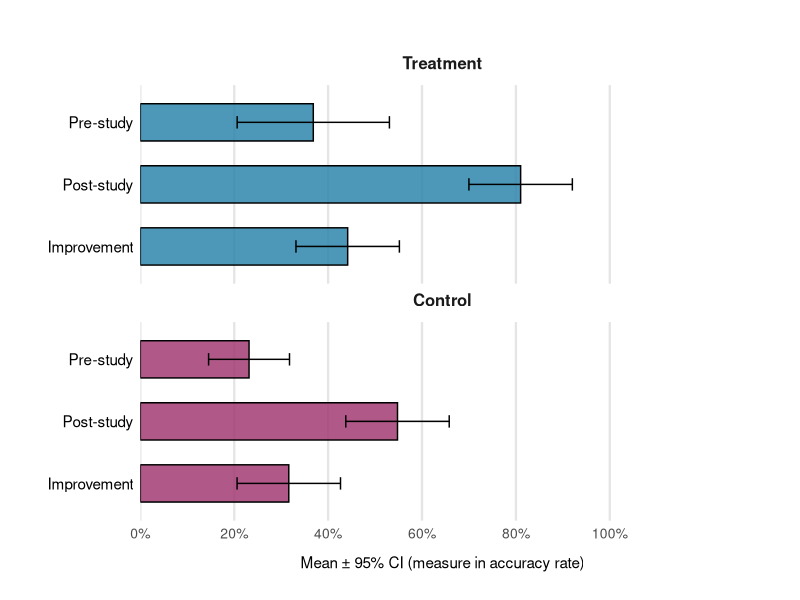

Write R code to recreate this figure.
# Create comparison plot similar to the reference image
# Horizontal bar charts showing Pre-study, Post-study, and Improvement
# Using ANCOVA-adjusted means and CI

library(ggplot2)
library(dplyr)
library(car)

# Read the data
control <- read.csv("control.csv", stringsAsFactors = FALSE)
treatment <- read.csv("treatment.csv", stringsAsFactors = FALSE)

# Clean the data - remove percentage signs and convert to numeric
clean_percentage <- function(x) {
  as.numeric(gsub("%", "", x))
}

# Extract data (remove last row if it's a summary)
control_pre <- clean_percentage(control$Correct.pre[1:(nrow(control)-1)])
control_post <- clean_percentage(control$Correct.post[1:(nrow(control)-1)])
control_diff <- clean_percentage(control$Differences[1:(nrow(control)-1)])

treatment_pre <- clean_percentage(treatment$Correct.pre[1:nrow(treatment)])
treatment_post <- clean_percentage(treatment$Correct.post[1:nrow(treatment)])
treatment_diff <- clean_percentage(treatment$Differences[1:nrow(treatment)])

# Perform ANCOVA to get adjusted means
ancova_data <- data.frame(
  Group = factor(c(rep("Control", length(control_pre)), rep("Treatment", length(treatment_pre)))),
  Pre = c(control_pre, treatment_pre),
  Post = c(control_post, treatment_post)
)

ancova_model <- lm(Post ~ Pre + Group, data = ancova_data)
grand_mean_pre <- mean(c(control_pre, treatment_pre))

# Get adjusted means and CI
pred_control <- predict(ancova_model, 
                       newdata = data.frame(Group = "Control", Pre = grand_mean_pre),
                       se.fit = TRUE, interval = "confidence")
pred_treatment <- predict(ancova_model,
                         newdata = data.frame(Group = "Treatment", Pre = grand_mean_pre),
                         se.fit = TRUE, interval = "confidence")

# Function to calculate mean and 95% CI for pre-study (use actual observed values)
calc_pre_stats <- function(data) {
  n <- length(data)
  mean_val <- mean(data)
  se <- sd(data) / sqrt(n)
  ci_lower <- mean_val - 1.96 * se
  ci_upper <- mean_val + 1.96 * se
  return(list(mean = mean_val, ci_lower = ci_lower, ci_upper = ci_upper))
}

# Pre-study statistics (use actual observed values, not adjusted)
control_pre_stats <- calc_pre_stats(control_pre)
treatment_pre_stats <- calc_pre_stats(treatment_pre)

# ANCOVA-adjusted statistics for post-study and improvement
control_post_mean <- as.numeric(pred_control$fit[1])
control_post_stats <- list(mean = control_post_mean, 
                           ci_lower = pred_control$fit[1, "lwr"], 
                           ci_upper = pred_control$fit[1, "upr"])

# For improvement, use adjusted post minus actual pre mean (not grand mean)
control_improvement <- control_post_mean - control_pre_stats$mean
# CI for improvement: use adjusted post CI minus actual pre mean
control_improvement_ci_lower <- pred_control$fit[1, "lwr"] - control_pre_stats$mean
control_improvement_ci_upper <- pred_control$fit[1, "upr"] - control_pre_stats$mean
control_diff_stats <- list(mean = control_improvement,
                          ci_lower = control_improvement_ci_lower,
                          ci_upper = control_improvement_ci_upper)

treatment_post_mean <- as.numeric(pred_treatment$fit[1])
treatment_post_stats <- list(mean = treatment_post_mean,
                            ci_lower = pred_treatment$fit[1, "lwr"],
                            ci_upper = pred_treatment$fit[1, "upr"])

# For improvement, use adjusted post minus actual pre mean
treatment_improvement <- treatment_post_mean - treatment_pre_stats$mean
treatment_improvement_ci_lower <- pred_treatment$fit[1, "lwr"] - treatment_pre_stats$mean
treatment_improvement_ci_upper <- pred_treatment$fit[1, "upr"] - treatment_pre_stats$mean
treatment_diff_stats <- list(mean = treatment_improvement,
                            ci_lower = treatment_improvement_ci_lower,
                            ci_upper = treatment_improvement_ci_upper)

# Paired t-test for pre-post comparison within each group
control_prepost_test <- t.test(control_post, control_pre, paired = TRUE)
treatment_prepost_test <- t.test(treatment_post, treatment_pre, paired = TRUE)

# ANCOVA for improvement comparison between groups
ancova_anova <- Anova(ancova_model, type = "II")
p_ancova <- ancova_anova["Group", "Pr(>F)"]

# Create data frame for plotting
plot_data <- data.frame(
  Group = rep(c("Treatment", "Control"), each = 3),
  Metric = rep(c("Pre-study", "Post-study", "Improvement"), 2),
  Mean = c(
    treatment_pre_stats$mean,
    treatment_post_stats$mean,
    treatment_diff_stats$mean,
    control_pre_stats$mean,
    control_post_stats$mean,
    control_diff_stats$mean
  ),
  CI_Lower = c(
    treatment_pre_stats$ci_lower,
    treatment_post_stats$ci_lower,
    treatment_diff_stats$ci_lower,
    control_pre_stats$ci_lower,
    control_post_stats$ci_lower,
    control_diff_stats$ci_lower
  ),
  CI_Upper = c(
    treatment_pre_stats$ci_upper,
    treatment_post_stats$ci_upper,
    treatment_diff_stats$ci_upper,
    control_pre_stats$ci_upper,
    control_post_stats$ci_upper,
    control_diff_stats$ci_upper
  )
)

# Set factor levels for proper ordering
plot_data$Metric <- factor(plot_data$Metric, 
                           levels = c("Pre-study", "Post-study", "Improvement"))
plot_data$Group <- factor(plot_data$Group, levels = c("Treatment", "Control"))

# Create p-value annotations
p_control_prepost <- control_prepost_test$p.value
p_treatment_prepost <- treatment_prepost_test$p.value
p_improvement_diff <- p_ancova  # Use ANCOVA p-value

# Format p-values (for console output only, not displayed on plot)
format_pvalue <- function(p) {
  if (p < 0.001) {
    return(sprintf("p = %.3e", p))
  } else if (p < 0.01) {
    return(sprintf("p = %.4f", p))
  } else {
    return(sprintf("p = %.4f", p))
  }
}

# Calculate max x limit for consistent scaling
max_x <- max(plot_data$CI_Upper) + 25

# Create the plot
p <- ggplot(plot_data, aes(x = Mean, y = Metric, fill = Group)) +
  geom_bar(stat = "identity", width = 0.6, alpha = 0.85, color = "black", linewidth = 0.5) +
  geom_errorbar(aes(xmin = CI_Lower, xmax = CI_Upper), 
                width = 0.2, orientation = "y") +
  facet_wrap(~Group, ncol = 1, scales = "free_y") +
  scale_fill_manual(values = c("Treatment" = "#2E86AB", "Control" = "#A23B72")) +
  scale_x_continuous(limits = c(0, max_x), 
                     breaks = seq(0, 100, 20),
                     labels = paste0(seq(0, 100, 20), "%"),
                     expand = expansion(mult = c(0, 0.1)),
                     name = "Mean ± 95% CI (measure in accuracy rate)") +
  scale_y_discrete(limits = rev(levels(plot_data$Metric))) +
  labs(title = "",
       y = "") +
  theme_minimal() +
  theme(
    plot.title = element_text(hjust = 0.5, size = 14, face = "bold"),
    axis.text.y = element_text(size = 11, color = "black"),
    axis.text.x = element_text(size = 10),
    axis.title.x = element_text(size = 11, margin = margin(t = 10)),
    strip.text = element_text(size = 12, face = "bold", margin = margin(b = 10)),
    legend.position = "none",
    panel.grid.major.y = element_blank(),
    panel.grid.minor = element_blank(),
    panel.grid.major.x = element_line(color = "gray90", linetype = "solid", linewidth = 0.8),
    panel.background = element_rect(fill = "white", color = NA),
    strip.background = element_rect(fill = "white", color = NA),
    plot.margin = margin(20, 40, 20, 20)
  )

# Save the plot
ggsave("comparison_plot.png", plot = p, width = 10, height = 6, dpi = 300)

cat("\nPlot saved as 'comparison_plot.png'\n")
cat("\nP-values:\n")
cat(sprintf("  Treatment pre-post: %s\n", format_pvalue(p_treatment_prepost)))
cat(sprintf("  Control pre-post: %s\n", format_pvalue(p_control_prepost)))
cat(sprintf("  Improvement difference: %s\n", format_pvalue(p_improvement_diff)))
